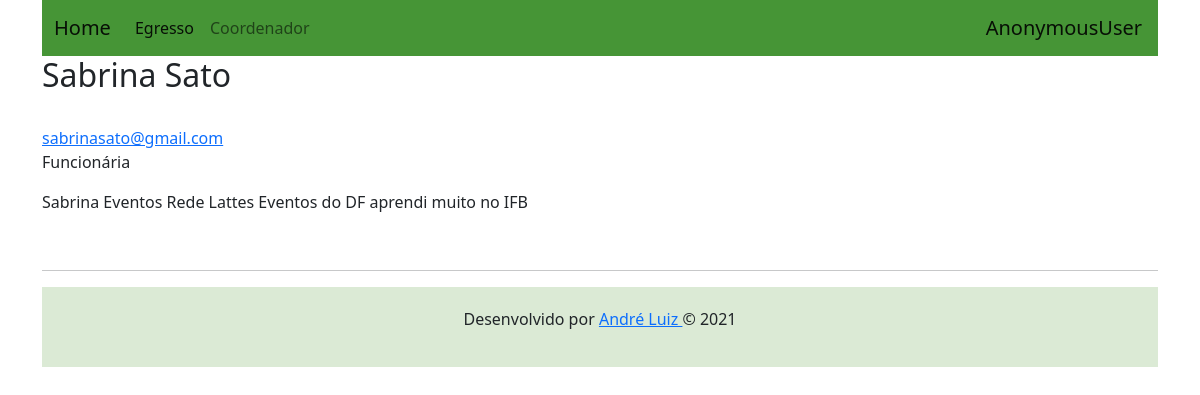
Screenshot of /perfis/3 with the database file from the repository.
### perfis/models.py (models this page shows, shortened)
class Alunos(models.Model):
    nome = models.CharField(max_length=255, null=False)
    email = models.CharField(max_length=255, null=False)
    foto = models.CharField(max_length=255, null=False)
    cargo_atual = models.CharField(max_length=255, null=False)
    empresa_atual = models.CharField(max_length=255, null=False)
    rede_social = models.CharField(max_length=255, null=False)
    lattes = models.CharField(max_length=255, null=False)
    interesses = models.CharField(max_length=255, null=False)
    relato_pessoal = models.CharField(max_length=255, null=False)
    contatos = models.ManyToManyField('self')
    usuario = models.OneToOneField(User, on_delete=models.CASCADE, related_name="alunos")
    @property
    def email(self):
        return self.usuario.email

### perfis/views.py (the view)
# urls.py: path('perfis/<int:perfil_id>', views.exibir, name='exibir'),
def exibir(request, perfil_id):
    alunos = Alunos.objects.get(id=perfil_id)
    return render(request, 'alunos.html', { "alunos" : alunos})

### perfis/templates/alunos.html
{% extends "base.html" %}
{% block body %}
<div class="row">
    <div class="col-lg-12">
        <h2 style="margin-top:0">{{alunos.nome}}</h2>
        <address>
          <strong>{{perfil.nome_empresa}}</strong><br>
          <a href="mailto:{{alunos.email}}">{{alunos.email}}</a>
          <p> {{alunos.cargo_atual}} </p>
          {{alunos.empresa_atual}}
          {{alunos.rede_social}}
          {{alunos.lattes}}
          {{alunos.interesses}}
          {{alunos.relato_pessoal}}
        </address>
    </div>
</div>
{% endblock %}

### rows the page displays
Alunos: nome "Sabrina Sato", email "sabrinasato@gmail.com", cargo_atual "Funcionária", empresa_atual "Sabrina Eventos", rede_social "Rede", lattes "Lattes", interesses "Eventos do DF", relato_pessoal "aprendi muito no IFB"

### other values shown
{{ request.user }} "AnonymousUser"
